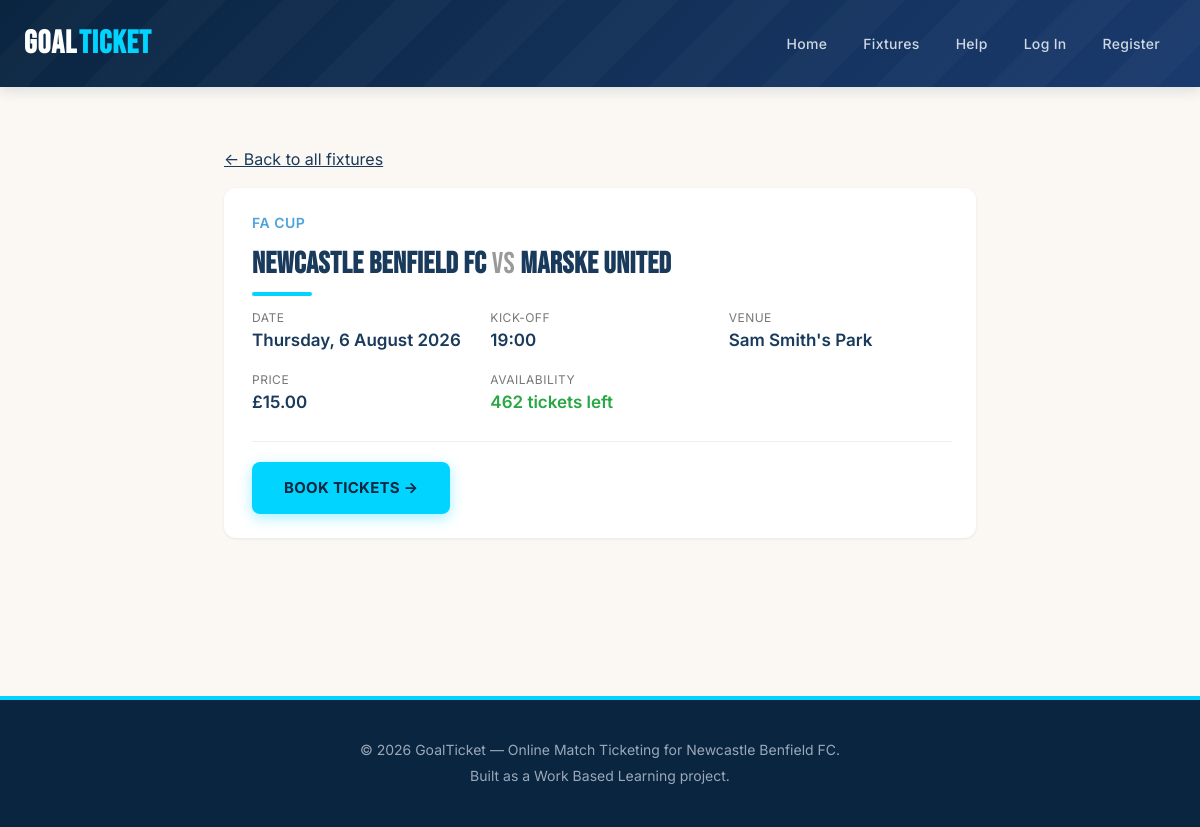
The app's page /fixture_detail.php?id=2 with its own data.
### tables this page shows
CREATE TABLE `fixtures` (
  `fixture_id` int NOT NULL,
  `opposition` varchar(100) NOT NULL,
  `competition` varchar(50) NOT NULL,
  `match_date` date NOT NULL,
  `kick_off_time` time NOT NULL,
  `venue` varchar(100) NOT NULL,
  `ticket_price` decimal(5,2) NOT NULL,
  `total_tickets` int NOT NULL,
  `tickets_sold` int DEFAULT '0',
  `status` varchar(20) DEFAULT 'upcoming',
  `created_at` timestamp NULL DEFAULT CURRENT_TIMESTAMP
);

### fixture_detail.php (the view, shortened to what this page needs)
<?php
require_once __DIR__ . '/../config/database.php';
$fixture_id = isset($_GET['id']) ? (int) $_GET['id'] : 0;
$stmt = $pdo->prepare("SELECT * FROM fixtures WHERE fixture_id = :id");
$stmt->execute(['id' => $fixture_id]);
$fixture = $stmt->fetch();
$tickets_left = $fixture['total_tickets'] - $fixture['tickets_sold'];
$is_sold_out  = $tickets_left <= 0;
$is_bookable  = $fixture['status'] === 'upcoming' && !$is_sold_out;
require_once __DIR__ . '/../includes/header.php';
?>
<section class="section">
    <div class="container" style="max-width: 800px;">
        <p style="margin-bottom: 15px;">
            <a href="fixtures.php" style="color: #1a3a5c;">← Back to all fixtures</a>
        </p>
        <div class="card">
            <div style="color: #4ca3dd; font-weight: 600; font-size: 14px; text-transform: uppercase; letter-spacing: 0.5px;">
                <?php echo htmlspecialchars($fixture['competition']); ?>
            </div>
            <h2 style="font-size: 30px; color: #1a3a5c; margin: 6px 0 20px;">
                <?php echo htmlspecialchars(CLUB_NAME); ?>
                <span style="color: #999; font-weight: normal;">vs</span>
                <?php echo htmlspecialchars($fixture['opposition']); ?>
            </h2>
            <div style="display: grid; grid-template-columns: repeat(auto-fit, minmax(180px, 1fr)); gap: 15px; margin-bottom: 25px;">
                <div>
                    <div style="font-size: 12px; color: #777; text-transform: uppercase; letter-spacing: 0.5px;">Date</div>
                    <div style="font-size: 17px; color: #1a3a5c; font-weight: 600;">
                        <?php echo date('l, j F Y', strtotime($fixture['match_date'])); ?>
                    </div>
                </div>
                <div>
                    <div style="font-size: 12px; color: #777; text-transform: uppercase; letter-spacing: 0.5px;">Kick-off</div>
                    <div style="font-size: 17px; color: #1a3a5c; font-weight: 600;">
                        <?php echo date('H:i', strtotime($fixture['kick_off_time'])); ?>
                    </div>
                </div>
                <div>
                    <div style="font-size: 12px; color: #777; text-transform: uppercase; letter-spacing: 0.5px;">Venue</div>
                    <div style="font-size: 17px; color: #1a3a5c; font-weight: 600;">
                        <?php echo htmlspecialchars($fixture['venue']); ?>
                    </div>
                </div>
                <div>
                    <div style="font-size: 12px; color: #777; text-transform: uppercase; letter-spacing: 0.5px;">Price</div>
                    <div style="font-size: 17px; color: #1a3a5c; font-weight: 600;">
                        £<?php echo number_format($fixture['ticket_price'], 2); ?>
                    </div>
                </div>
                <div>
                    <div style="font-size: 12px; color: #777; text-transform: uppercase; letter-spacing: 0.5px;">Availability</div>
                    <div style="font-size: 17px; font-weight: 600; color: <?php echo $is_sold_out ? '#d9534f' : '#28a745'; ?>;">
                        <?php
                            if ($is_sold_out) echo 'Sold out';
                            else echo (int) $tickets_left . ' tickets left';
                        ?>
                    </div>
                </div>
            </div>
            <hr style="border: none; border-top: 1px solid #eee; margin: 20px 0;">
            <?php if ($is_bookable): ?>
                <a href="book.php?fixture_id=<?php echo (int) $fixture['fixture_id']; ?>" class="btn">
                    Book tickets →
                </a>
            <?php else: ?>
                <button class="btn" disabled style="background: #ccc; cursor: not-allowed;">
                    <?php echo $is_sold_out ? 'Sold out' : ucfirst(str_replace('_', ' ', $fixture['status'])); ?>
                </button>
            <?php endif; ?>
        </div>
    </div>
</section>
<?php require_once __DIR__ . '/../includes/footer.php'; ?>

### style.css (style rules this page uses)
:root { --stadium-dark: #0a2540; --stadium-blue: #1a3a6e; --pitch-green: #2d8a3e; --pitch-green-dark: #1e6029; --electric-cyan: #00d4ff; --crowd-cream: #fbf8f3; --terrace-grey: #f0f2f5; --shadow-sm: 0 1px 3px rgba(10, 37, 64, 0.08); --shadow-md: 0 4px 12px rgba(10, 37, 64, 0.12); --shadow-lg: 0 12px 32px rgba(10, 37, 64, 0.18); }
* { margin: 0; padding: 0; box-sizing: border-box; }
body { font-family: 'Inter', -apple-system, BlinkMacSystemFont, sans-serif; line-height: 1.6; color: #1a1a1a; background-color: var(--crowd-cream); -webkit-font-smoothing: antialiased; }
.container { max-width: 1200px; margin: 0 auto; padding: 0 24px; }
.btn { display: inline-block; padding: 14px 32px; background: var(--electric-cyan); color: var(--stadium-dark); text-decoration: none; border-radius: 8px; border: none; font-size: 15px; font-weight: 700; cursor: pointer; transition: all 0.2s ease; letter-spacing: 0.3px; text-transform: uppercase; box-shadow: 0 4px 14px rgba(0, 212, 255, 0.35); }
.section { padding: 60px 0; }
.section h2 { font-family: 'Bebas Neue', sans-serif; font-size: 38px; margin-bottom: 30px; color: var(--stadium-dark); letter-spacing: 0.5px; position: relative; display: inline-block; }
.section h2::after { content: ''; position: absolute; bottom: -8px; left: 0; width: 60px; height: 4px; background: var(--electric-cyan); border-radius: 2px; }
.card { background: #fff; border-radius: 12px; padding: 24px; box-shadow: var(--shadow-sm); margin-bottom: 18px; transition: all 0.25s ease; border-left: 4px solid transparent; position: relative; }

### records on screen
fixtures: competition "FA CUP", opposition "Marske United", match_date "Thursday, 6 August 2026", kick_off_time "19:00", venue "Sam Smith's Park", ticket_price "15.00", tickets_left "462"

### other values on screen
CLUB_NAME "Newcastle Benfield FC"
SITE_NAME "GoalTicket"
